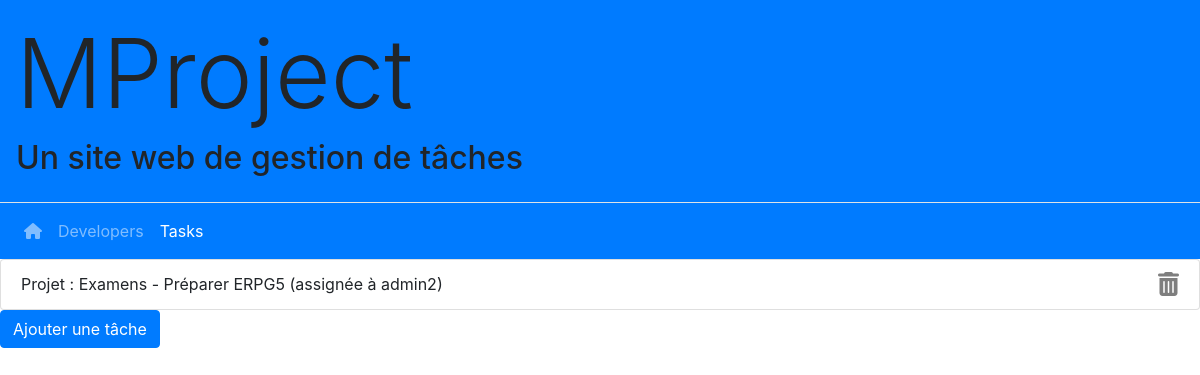
The app's page /task/ (signed in) with its own data.
### task/models.py (models this page shows, shortened)
class Task(models.Model):
    title = models.CharField(max_length=100, unique=True)
    description = models.TextField()
    assignee = models.ForeignKey(Developer, related_name="tasks", on_delete = models.SET_NULL, null=True, verbose_name="assignee")
    project = models.ForeignKey(Project,related_name="tasksproject", on_delete = models.CASCADE, null=True, verbose_name="project")
    class Meta:
        permissions = [
            ('task_management', 'Can create, assign and delete task'),
        ]

### project/models.py (models this page shows)
class Project(models.Model):
    name = models.CharField("name", max_length=200)
    resume = models.TextField("resume")
    class Meta:
        permissions = [
            ('project_management', 'Can create, assign and delete project'),
        ]
    def __str__(self):
        return f"{self.name}"

### developer/models.py (models this page shows)
class Developer(AbstractUser):
    first_name = models.CharField("first name", max_length=200)
    last_name = models.CharField(max_length=200)
    team = models.ForeignKey(Team, related_name="devteam", on_delete= models.SET_NULL, null=True, verbose_name="team")
    REQUIRED_FIELDS=['first_name', 'last_name']
    def is_free(self):
        return self.tasks.count() ==0
    def __str__(self):
        return f"{self.first_name} {self.last_name}"
    is_free.boolean = True
    is_free.short_description = 'Is free'

### task/views.py (the view)
# urls.py: path('', IndexView.as_view(), name='index'),
class IndexView(LoginRequiredMixin, PermissionRequiredMixin, ListView):
    permission_required = 'task.task_management'
    model = Task
    template_name = "task/index.html"
    context_object_name = 'tasks'
    def get_context_data(self, **kwargs):
        context = super().get_context_data(**kwargs)
        context['form'] = TaskForm
        return context

### task/templates/task/index.html (shortened to what this page needs)
{% extends "task/_base.html" %}
{% block content %}
{% if tasks %}
<ul class="list-group">
    {% for task in tasks %}
    <li class="list-group-item">
    <span> Projet : {{task.project.name}} - </span>
    {{ task.title }}
        {% if task.assignee %}
            <span>(assignée à {{ task.assignee.first_name }})</span>
        {% else %}
            <span>(non assignée)</span>
        {% endif %}
        <form action="{% url 'task:delete' task.id %}" method="post" style="display: contents">
        <button class="close" type="submit"><i class="fa fa-trash"></i></button>
    </form>
    </li>
    {% endfor %}
</ul>
{% else %}
    <div class="container m-4">
        <alert class="alert alert-warning">No Tasks</alert>
    </div>
{% endif %}
{% include 'task/_create_task_modal.html' %}
{% endblock content %}

### records on screen
Task: project.name "Examens", title "Préparer ERPG5", assignee.first_name "admin2"
